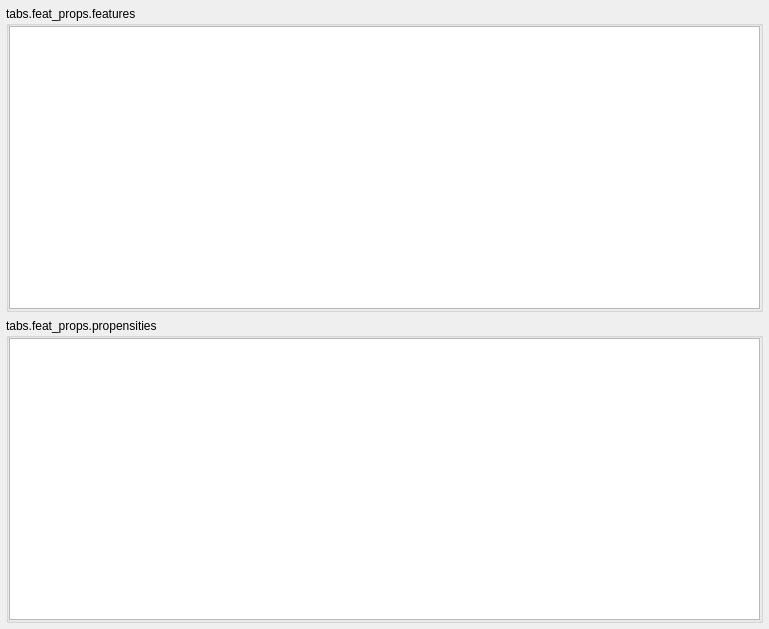
            <widget class="QWidget" name="scrollAreaWidgetContents_3">
             <property name="geometry">
              <rect>
               <x>0</x>
               <y>0</y>
               <width>769</width>
               <height>629</height>
              </rect>
             </property>
             <property name="sizePolicy">
              <sizepolicy hsizetype="Preferred" vsizetype="Expanding">
               <horstretch>0</horstretch>
               <verstretch>0</verstretch>
              </sizepolicy>
             </property>
             <layout class="QVBoxLayout" name="verticalLayout_10">
              <property name="leftMargin">
               <number>6</number>
              </property>
              <property name="topMargin">
               <number>6</number>
              </property>
              <property name="rightMargin">
               <number>6</number>
              </property>
              <property name="bottomMargin">
               <number>6</number>
              </property>
              <item>
               <widget class="QGroupBox" name="groupBox_3">
                <property name="sizePolicy">
                 <sizepolicy hsizetype="Preferred" vsizetype="Preferred">
                  <horstretch>0</horstretch>
                  <verstretch>0</verstretch>
                 </sizepolicy>
                </property>
                <property name="whatsThis">
                 <string>tabs.feat_props.features</string>
                </property>
                <property name="title">
                 <string>tabs.feat_props.features</string>
                </property>
                <property name="flat">
                 <bool>true</bool>
                </property>
                <layout class="QVBoxLayout" name="verticalLayout_11">
                 <property name="leftMargin">
                  <number>0</number>
                 </property>
                 <property name="topMargin">
                  <number>0</number>
                 </property>
                 <property name="rightMargin">
                  <number>0</number>
                 </property>
                 <property name="bottomMargin">
                  <number>0</number>
                 </property>
                 <item>
                  <widget class="QListWidget" name="feature_list">
                   <property name="sizePolicy">
                    <sizepolicy hsizetype="Expanding" vsizetype="Expanding">
                     <horstretch>0</horstretch>
                     <verstretch>0</verstretch>
                    </sizepolicy>
                   </property>
                   <property name="minimumSize">
                    <size>
                     <width>0</width>
                     <height>0</height>
                    </size>
                   </property>
                   <property name="verticalScrollBarPolicy">
                    <enum>Qt::ScrollBarAsNeeded</enum>
                   </property>
                   <property name="sizeAdjustPolicy">
                    <enum>QAbstractScrollArea::AdjustToContents</enum>
                   </property>
                   <property name="editTriggers">
                    <set>QAbstractItemView::NoEditTriggers</set>
                   </property>
                   <property name="defaultDropAction">
                    <enum>Qt::IgnoreAction</enum>
                   </property>
                   <property name="alternatingRowColors">
                    <bool>true</bool>
                   </property>
                   <property name="selectionMode">
                    <enum>QAbstractItemView::NoSelection</enum>
                   </property>
                   <property name="resizeMode">
                    <enum>QListView::Fixed</enum>
                   </property>
                   <property name="uniformItemSizes">
                    <bool>true</bool>
                   </property>
                  </widget>
                 </item>
                </layout>
               </widget>
              </item>
              <item>
               <widget class="QGroupBox" name="groupBox_4">
                <property name="sizePolicy">
                 <sizepolicy hsizetype="Preferred" vsizetype="Preferred">
                  <horstretch>0</horstretch>
                  <verstretch>0</verstretch>
                 </sizepolicy>
                </property>
                <property name="whatsThis">
                 <string>tabs.feat_props.propensities</string>
                </property>
                <property name="title">
                 <string>tabs.feat_props.propensities</string>
                </property>
                <property name="flat">
                 <bool>true</bool>
                </property>
                <layout class="QVBoxLayout" name="verticalLayout_12">
                 <property name="leftMargin">
                  <number>0</number>
                 </property>
                 <property name="topMargin">
                  <number>0</number>
                 </property>
                 <property name="rightMargin">
                  <number>0</number>
                 </property>
                 <property name="bottomMargin">
                  <number>0</number>
                 </property>
                 <item>
                  <widget class="QListWidget" name="propensity_list">
                   <property name="sizePolicy">
                    <sizepolicy hsizetype="Expanding" vsizetype="Expanding">
                     <horstretch>0</horstretch>
                     <verstretch>0</verstretch>
                    </sizepolicy>
                   </property>
                   <property name="verticalScrollBarPolicy">
                    <enum>Qt::ScrollBarAsNeeded</enum>
                   </property>
                   <property name="sizeAdjustPolicy">
                    <enum>QAbstractScrollArea::AdjustToContents</enum>
                   </property>
                   <property name="editTriggers">
                    <set>QAbstractItemView::NoEditTriggers</set>
                   </property>
                   <property name="defaultDropAction">
                    <enum>Qt::IgnoreAction</enum>
                   </property>
                   <property name="alternatingRowColors">
                    <bool>true</bool>
                   </property>
                   <property name="selectionMode">
                    <enum>QAbstractItemView::NoSelection</enum>
                   </property>
                   <property name="flow">
                    <enum>QListView::TopToBottom</enum>
                   </property>
                   <property name="resizeMode">
                    <enum>QListView::Fixed</enum>
                   </property>
                   <property name="uniformItemSizes">
                    <bool>true</bool>
                   </property>
                  </widget>
                 </item>
                </layout>
               </widget>
              </item>
             </layout>
            </widget>
